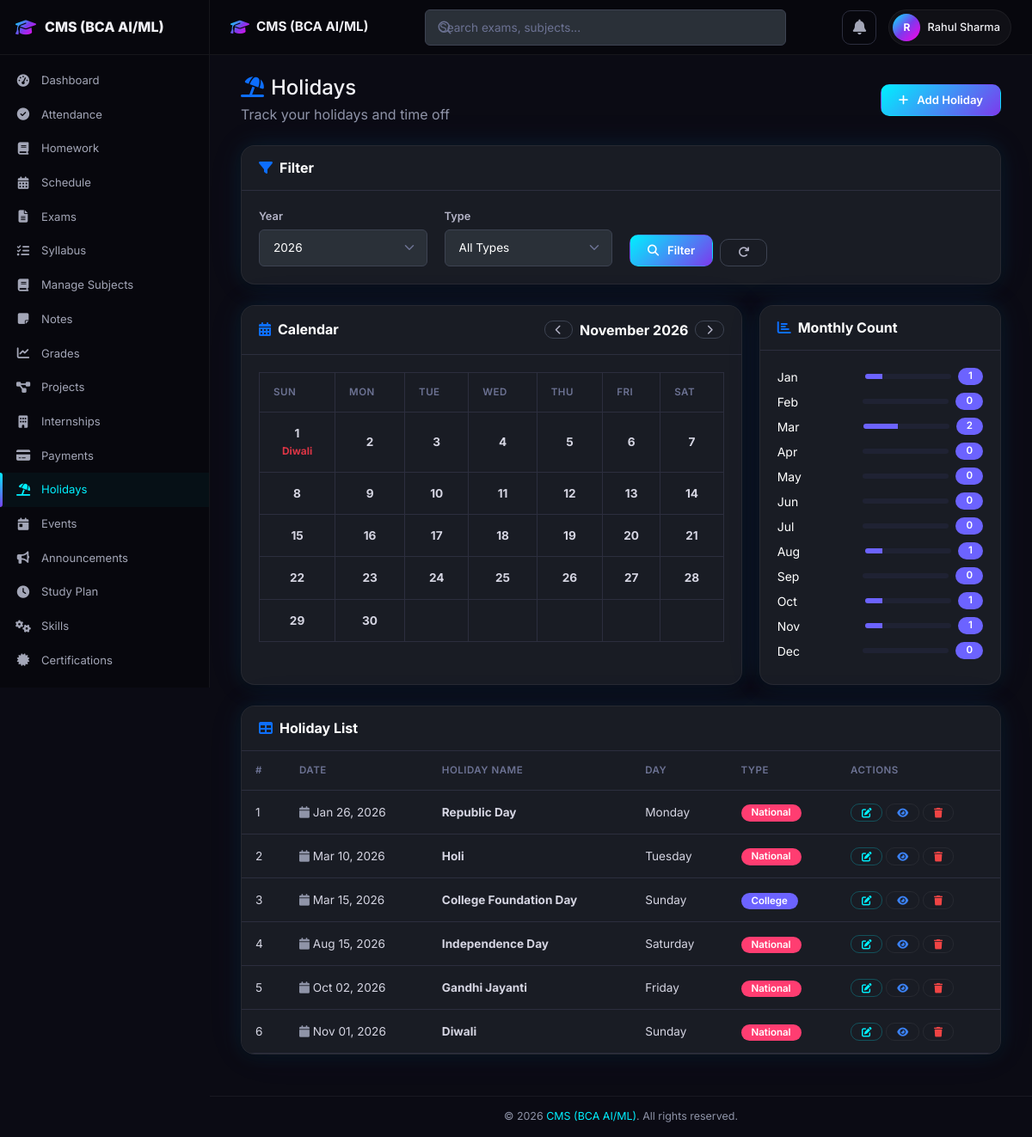
The app's page /holiday.php (signed in) with its own data.
### tables this page shows
CREATE TABLE IF NOT EXISTS holidays (
    id INT AUTO_INCREMENT PRIMARY KEY,
    user_id INT NOT NULL,
    date DATE NOT NULL,
    holiday_name VARCHAR(200) NOT NULL,
    type ENUM('National', 'College', 'Private') DEFAULT 'National',
    created_at TIMESTAMP DEFAULT CURRENT_TIMESTAMP,
    FOREIGN KEY (user_id) REFERENCES users(id) ON DELETE CASCADE,
    INDEX idx_holidays_user (user_id),
    INDEX idx_holidays_date (date)
);

### includes/functions.php (called while the page is built, shortened)
<?php
function formatDate($date) {
    return date('M d, Y', strtotime($date));
}
function paginate($pdo, $table, $where, $params, $limit = 20, $pageKey = 'page') {
    $page = max(1, (int)($_GET[$pageKey] ?? 1));
    $countSql = "SELECT COUNT(*) FROM $table $where";
    $countStmt = $pdo->prepare($countSql);
    $countStmt->execute($params);
    $total = (int)$countStmt->fetchColumn();
    $totalPages = max(1, ceil($total / $limit));
    $page = min($page, $totalPages);
    $offset = ($page - 1) * $limit;
    return [
        'page' => $page,
        'limit' => $limit,
        'offset' => $offset,
        'total' => $total,
        'totalPages' => $totalPages,
        'sql' => " LIMIT $limit OFFSET $offset"
    ];
}

### holiday.php (the view, shortened to what this page needs)
<?php
require_once 'config/db_connection.php';
require_once 'includes/functions.php';
$userId = $_SESSION['user_id'];
$filter_year = isset($_GET['year']) ? (int)$_GET['year'] : (int)date('Y');
$filter_type = isset($_GET['type']) ? sanitize($_GET['type']) : '';
$where = "WHERE user_id = ?";
$params = [$userId];
if ($filter_year > 0) {
    $where .= " AND YEAR(date) = ?";
    $params[] = $filter_year;
}
$pagi = paginate($pdo, 'holidays', $where, $params, 20);
$stmt = $pdo->prepare("SELECT * FROM holidays $where ORDER BY date ASC" . $pagi['sql']);
$stmt->execute($params);
$holidays = $stmt->fetchAll(PDO::FETCH_ASSOC);
$monthCounts = [];
foreach ($holidays as $h) {
    $month = date('n', strtotime($h['date']));
    $monthCounts[$month] = ($monthCounts[$month] ?? 0) + 1;
}
$calendarYear = $filter_year > 0 ? $filter_year : (int)date('Y');
$calendarMonth = isset($_GET['month']) ? (int)$_GET['month'] : (int)date('n');
$holidayDates = [];
foreach ($holidays as $h) {
    $d = date('Y-m-d', strtotime($h['date']));
    $holidayDates[$d] = $h;
}
$firstDay = mktime(0, 0, 0, $calendarMonth, 1, $calendarYear);
$daysInMonth = date('t', $firstDay);
$startDayOfWeek = date('w', $firstDay);
$typeColors = [
    'National' => 'danger',
    'College' => 'primary',
    'Private' => 'info'
];
include 'includes/header.php';
include 'includes/navbar.php';
?>
<?php include 'includes/sidebar.php'; ?>
    <div class="app-content">
        <div class="container-fluid">
            <div class="d-flex justify-content-between align-items-center mb-4">
                <div>
                    <h4 class="mb-1"><i class="fas fa-umbrella-beach me-2 text-primary"></i>Holidays</h4>
                    <p class="text-muted mb-0">Track your holidays and time off</p>
                </div>
                <a href="add_holiday.php" class="btn btn-primary">
                    <i class="fas fa-plus me-1"></i>Add Holiday
                </a>
            </div>
            <div class="card mb-4">
                <div class="card-header bg-transparent">
                    <h6 class="card-title mb-0"><i class="fas fa-filter me-2 text-primary"></i>Filter</h6>
                </div>
                <div class="card-body">
                    <form method="GET" action="" class="row g-3">
                        <div class="col-md-3">
                            <label class="form-label">Year</label>
                            <select name="year" class="form-select">
                                <?php for ($y = date('Y'); $y >= date('Y') - 5; $y--): ?>
                                    <option value="<?= $y ?>" <?= $filter_year == $y ? 'selected' : '' ?>><?= $y ?></option>
                                <?php endfor; ?>
                            </select>
                        </div>
                        <div class="col-md-3">
                            <label class="form-label">Type</label>
                            <select name="type" class="form-select">
                                <option value="">All Types</option>
                            </select>
                        </div>
                        <div class="col-md-3 d-flex align-items-end gap-2">
                            <button type="submit" class="btn btn-primary"><i class="fas fa-search me-1"></i>Filter</button>
                            <a href="holiday.php" class="btn btn-outline-secondary"><i class="fas fa-redo"></i></a>
                        </div>
                    </form>
                </div>
            </div>
            <div class="row mb-4">
                <div class="col-lg-8">
                    <div class="card h-100">
                        <div class="card-header bg-transparent d-flex justify-content-between align-items-center">
                            <h6 class="card-title mb-0"><i class="fas fa-calendar-alt me-2 text-primary"></i>Calendar</h6>
                            <div class="d-flex gap-2 align-items-center">
                                <a href="?year=<?= $calendarYear ?>&month=<?= $calendarMonth - 1 ?>&type=<?= $filter_type ?>" class="btn btn-sm btn-outline-secondary">
                                    <i class="fas fa-chevron-left"></i>
                                </a>
                                <strong><?= date('F Y', mktime(0, 0, 0, $calendarMonth, 1, $calendarYear)) ?></strong>
                                <a href="?year=<?= $calendarYear ?>&month=<?= $calendarMonth + 1 ?>&type=<?= $filter_type ?>" class="btn btn-sm btn-outline-secondary">
                                    <i class="fas fa-chevron-right"></i>
                                </a>
                            </div>
                        </div>
                        <div class="card-body">
                            <table class="table table-bordered text-center mb-0">
                                <thead>
                                    <tr>
                                        <th>Sun</th><th>Mon</th><th>Tue</th><th>Wed</th><th>Thu</th><th>Fri</th><th>Sat</th>
                                    </tr>
                                </thead>
                                <tbody>
                                    <?php
                                    $day = 1;
                                    $started = false;
                                    for ($row = 0; $row < 6; $row++): ?>
                                        <tr>
                                            <?php for ($col = 0; $col < 7; $col++): ?>
                                                <?php
                                                if (!$started && $col == $startDayOfWeek) $started = true;
                                                if ($started && $day <= $daysInMonth):
                                                    $dateStr = sprintf('%04d-%02d-%02d', $calendarYear, $calendarMonth, $day);
                                                    $isHoliday = isset($holidayDates[$dateStr]);
                                                    $isToday = ($dateStr === date('Y-m-d'));
                                                ?>
                                                    <td class="<?= $isHoliday ? 'bg-danger bg-opacity-10' : '' ?> <?= $isToday ? 'table-primary' : '' ?>">
                                                        <strong><?= $day ?></strong>
                                                        <?php if ($isHoliday): ?>
                                                            <br><small class="text-danger fw-bold">
                                                                <?= htmlspecialchars(substr($holidayDates[$dateStr]['holiday_name'], 0, 8)) ?>
                                                            </small>
                                                        <?php endif; ?>
                                                    </td>
                                                <?php else: ?>
                                                    <td class="text-muted"></td>
                                                <?php endif; ?>
                                                <?php if ($started && $day <= $daysInMonth) $day++; ?>
                                            <?php endfor; ?>
                                        </tr>
                                        <?php if ($day > $daysInMonth) break; ?>
                                    <?php endfor; ?>
                                </tbody>
                            </table>
                        </div>
                    </div>
                </div>
                <div class="col-lg-4">
                    <div class="card h-100">
                        <div class="card-header bg-transparent">
                            <h6 class="card-title mb-0"><i class="fas fa-chart-bar me-2 text-primary"></i>Monthly Count</h6>
                        </div>
                        <div class="card-body">
                            <?php
                            $monthNames = ['', 'Jan', 'Feb', 'Mar', 'Apr', 'May', 'Jun', 'Jul', 'Aug', 'Sep', 'Oct', 'Nov', 'Dec'];
                            for ($m = 1; $m <= 12; $m++):
                                $count = $monthCounts[$m] ?? 0;
                            ?>
                                <div class="d-flex justify-content-between align-items-center mb-2">
                                    <small><?= $monthNames[$m] ?></small>
                                    <div class="d-flex align-items-center gap-2">
                                        <div class="progress flex-grow-1" style="width: 100px; height: 6px;">
                                            <div class="progress-bar bg-primary" style="width: <?= min($count * 20, 100) ?>%"></div>
                                        </div>
                                        <small class="badge bg-primary"><?= $count ?></small>
                                    </div>
                                </div>
                            <?php endfor; ?>
                        </div>
                    </div>
                </div>
            </div>
            <div class="card mb-4">
                <div class="card-header bg-transparent">
                    <h6 class="card-title mb-0"><i class="fas fa-table me-2 text-primary"></i>Holiday List</h6>
                </div>
                <div class="card-body p-0">
                    <div class="table-responsive">
                        <table class="table table-hover mb-0">
                            <thead class="table-light">
                                <tr>
                                    <th>#</th>
                                    <th>Date</th>
                                    <th>Holiday Name</th>
                                    <th>Day</th>
                                    <th>Type</th>
                                    <th>Actions</th>
                                </tr>
                            </thead>
                            <tbody>
                                <?php if (!empty($holidays)): ?>
                                    <?php foreach ($holidays as $index => $holiday): ?>
                                        <tr>
                                            <td><?= $index + 1 ?></td>
                                            <td><i class="fas fa-calendar me-1 text-muted"></i><?= formatDate($holiday['date']) ?></td>
                                            <td><strong><?= htmlspecialchars($holiday['holiday_name']) ?></strong></td>
                                            <td><?= date('l', strtotime($holiday['date'])) ?></td>
                                            <td>
                                                <span class="badge bg-<?= $typeColors[$holiday['type']] ?? 'secondary' ?>">
                                                    <?= htmlspecialchars($holiday['type']) ?>
                                                </span>
                                            </td>
                                            <td>
                                                <a href="edit_holiday.php?id=<?= $holiday['id'] ?>" class="btn btn-sm btn-outline-primary" title="Edit"><i class="fas fa-edit"></i></a>
                                                <a href="view.php?type=holiday&id=<?= $holiday['id'] ?>" class="btn btn-sm btn-outline-info" title="View"><i class="fas fa-eye"></i></a>
                                                <a href="delete.php?type=holiday&id=<?= $holiday['id'] ?>" class="btn btn-sm btn-outline-danger" title="Delete" data-confirm="this holiday"><i class="fas fa-trash"></i></a>
                                            </td>
                                        </tr>
                                    <?php endforeach; ?>
                                <?php endif; ?>
                            </tbody>
                        </table>
                    </div>
                </div>
            </div>
        </div>
    </div>
<?php include 'includes/footer.php'; ?>

### css/dark-fix.css (style rules this page uses)
.card, .card-panel, .detail-card, .info-card, .modal-content, .list-group-item, .card-header, .card-footer { background-color: #191c24 !important; color: #ffffff; }
.card .card-header, .card .card-footer { background-color: #191c24 !important; border-color: #2c2e3e; }
.card .card-body { background-color: transparent; color: #ffffff; }
.table { background-color: #191c24 !important; color: #d5d5e2; border-color: #2c2e3e; }
.table-bordered, .table-bordered th, .table-bordered td { border-color: #2c2e3e !important; }
.table th { background-color: #191c24 !important; color: #6c7293 !important; border-color: #2c2e3e; font-weight: 600; }
.table td { background-color: #191c24 !important; color: #d5d5e2; border-color: #2c2e3e; }
.table-light, .table-light th, .table-light td, .bg-light, th.bg-light, td.bg-light, thead.bg-light, tbody.bg-light { background-color: #191c24 !important; color: #6c7293 !important; }
.table thead th { background-color: #191c24 !important; color: #6c7293 !important; border-bottom-color: #2c2e3e !important; }
.table-bordered th, .table-bordered td { background-color: #191c24 !important; }
.form-control, .form-select, input[type="text"], input[type="email"], input[type="password"], input[type="number"], input[type="date"], input[type="time"], input[type="url"], input[type="file"], input[type="search"], input[type="tel"], textarea, select { background-color: #2a3038 !important; border: 1px solid #3d4352 !important; color: #ffffff !important; border-radius: 6px; padding: 10px 16px; font-family: 'Inter', sans-serif; font-size: 0.85rem; transition: border-color 0.2s ease, box-shadow 0.2s ease; }
.form-label { color: #b5b5c8 !important; font-weight: 600; font-size: 0.8rem; margin-bottom: 6px; }
.form-select { background-repeat: no-repeat; background-position: right 0.75rem center; background-size: 16px 12px; padding-right: 2.5rem; -webkit-appearance: none; -moz-appearance: none; appearance: none; }
select option { background-color: #2a3038 !important; color: #ffffff !important; }
select option:hover, select option:checked, select option:focus { background-color: #3d4352 !important; }
.card .card-title, .card-title { color: #ffffff !important; }
.text-muted { color: #8f94a8 !important; }
.badge { color: #ffffff !important; font-weight: 600; }
.badge.bg-primary { background-color: #6c63ff !important; }
.badge.bg-danger { background-color: #ff3d71 !important; }
.btn-outline-secondary { border-color: #3d4352 !important; color: #b5b5c8 !important; }
.progress { background-color: #1f2233 !important; }
.progress-bar { background-color: #6c63ff !important; }
table.table thead.table-light th, table.table thead.table-light, table.table thead tr.table-light th, table.table tbody.table-light td { background-color: #191c24 !important; color: #6c7293 !important; }

### records on screen
holidays: day "1", holiday_name "Diwali", date "Nov 01, 2026", date "Sunday", type "National"
holidays: id "1", user "2", date "Jan 26, 2026", holiday_name "Republic Day", date "Monday", type "National"
holidays: date "Mar 10, 2026", holiday_name "Holi", date "Tuesday", type "National"
holidays: date "Mar 15, 2026", holiday_name "College Foundation Day", date "Sunday", type "College"
holidays: date "Aug 15, 2026", holiday_name "Independence Day", date "Saturday", type "National"
holidays: date "Oct 02, 2026", holiday_name "Gandhi Jayanti", date "Friday", type "National"

### other values on screen
SITE_NAME "CMS (BCA AI/ML)"
substr($_SESSION['user_name'] ?? 'U', 0, 1) "R"
$_SESSION['user_name'] "Rahul Sharma"
$day "2"
$day "3"
$day "4"
$day "5"
$day "6"
$day "7"
$day "8"
$day "9"
$day "10"
$day "11"
$day "12"
$day "13"
